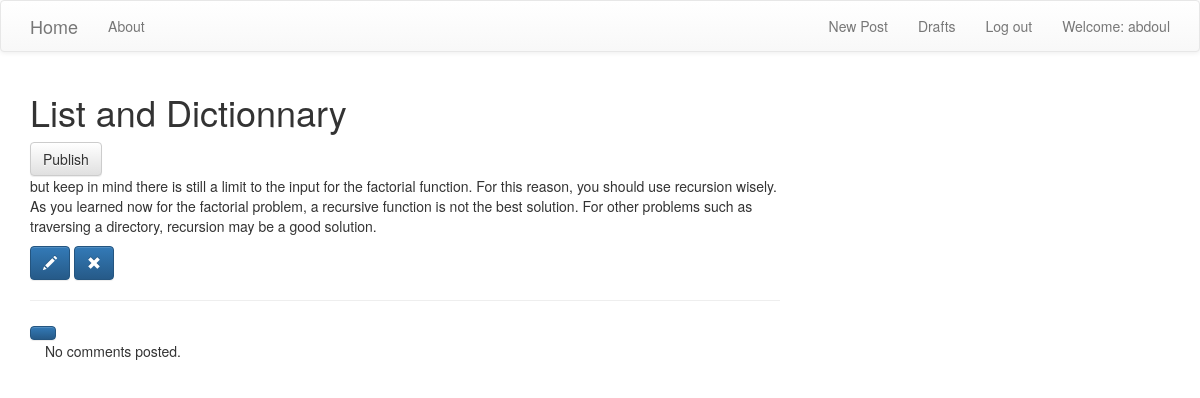
The app's page /post/1/ (signed in) with its own data.
### blog/models.py (models this page shows, shortened)
class Post(models.Model):
    author = models.ForeignKey('auth.User', on_delete=models.CASCADE)
    title = models.CharField(max_length=200)
    body = models.TextField()
    created_date = models.DateTimeField(default=timezone.now)
    published_date = models.DateTimeField(blank=True, null=True)

### blog/views.py (the view)
# urls.py: path('post/<int:pk>/', views.PostDetailView.as_view(), name='post_detail'),
class PostDetailView(DetailView):
    model = Post

### templates/blog/post_detail.html (shortened to what this page needs)
{% extends 'blog/base.html' %}
{% block content %}
    <h1 class="posttitle loader">{{ post.title }}</h1>
    {% if post.published_date %}
        <div class="date postdate">
            {{post.published_date}}
        </div>
    {% else %}
        <a href="{% url 'post_publish' %}" class="btn btn-default">Publish</a>
    {% endif %}
    <p class="postcontent">
        {{post.body|safe|linebreaksbr}}
    </p>
    {% if user.is_authenticated %}
        <a href="{% url 'post_edit' %}" class="btn btn-primary"><span class="glyphicon glyphicon-pencil"></span></a>
        <a href="{% url 'post_remove' %}" class="btn btn-primary"><span class="glyphicon glyphicon-remove"></span></a>
    {% endif %}
    <hr>
    <a href="{% url 'add_comment_to_post' pk=post.pk %}" class="btn btn-primary btncomment"></a>
    <div class="container">
        {% for comment in post.comments.all %}
            <br>
            {% if user.is_authenticated or comment.approved_comment %}
                {{ comment.created_date }}
                {% if not comment.approved_comment %}
                    <a href="{% url 'comment_remove' %}" class="btn btn-default"><span class="glyphicon glyphicon-remove"></span></a>
                    <a href="{% url 'comment_approve' %}" class="btn btn-default"><span class="glyphicon glyphicon-ok"></span></a>
                {% endif %}
                <p>{{ comment.text|safe|linebreaks }}</p>
                <p>Posted by: <strong>{{ comment.author }}</strong></p>
            {% endif %}
            {% empty %}
            <p>No comments posted.</p>
        {% endfor %}
    </div>
{% endblock %}

### templates/blog/base.html (shortened to what this page needs)
<!DOCTYPE html>
{% load static %}
<html lang="en">
<head>
    <link rel="stylesheet" href="https://maxcdn.bootstrapcdn.com/bootstrap/3.3.7/css/bootstrap.min.css">
    <link rel="stylesheet" href="https://maxcdn.bootstrapcdn.com/bootstrap/3.3.7/css/bootstrap-theme.min.css">
    <link rel="stylesheet" href="//cdn.jsdelivr.net/npm/medium-editor@latest/dist/css/medium-editor.min.css" type="text/css" media="screen" charset="utf-8">
    <link rel="stylesheet" href="{% static 'css/blog.css'%}">
</head>
<body class="loader">
    <nav class="navbar navbar-default techfont custom-navbar">
        <div class="container">
            <ul class="nav navbar-nav">
                <li><a href="{%url 'post_list'%}" class="navbar-brand bigbrand">Home</a></li>
                <li><a href="{% url 'about' %}">About</a></li>
            </ul>
            <ul class="nav navbar-nav navbar-right">
                {% if user.is_authenticated %}
                    <li><a href="{% url 'post_new' %}">New Post</a></li>
                    <li><a href="{% url 'post_draft_list' %}">Drafts</a></li>
                    <li><a href="{% url 'logout' %}">Log out</a></li>
                    <li><a>Welcome: {{user.username}}</a></li>
                {% else %}
                    <li><a href="{% url 'login' %}" class="nav navbar-right"><span class="glyphicon glyphicon-user"></span></a></li>
                {% endif %}
            </ul>
        </div>
    </nav>
    <div class="container content">
        <div class="row">
            <div class="col-md-8">
                <div class="blog_posts">
                    {% block content %}
                    {% endblock %}
                </div>
            </div>
        </div>
    </div>
</body>
</html>

### records on screen
Post: title "List and Dictionnary", body "but keep in mind there is still a limit to the input for the factorial function. For this reason, you should use recursion wisely. As you learned now for the factorial problem, a recursive function is not the best solution. For other problems such as traversing a directory, recursion may be a good solution."

### other values on screen
{{ user.username }} "abdoul"
